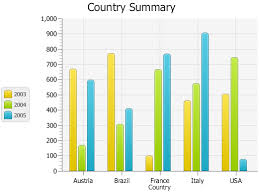
#> input picture classifier/Chart_classifier/thin bar/images (1).jpeg, 260 x 194 px
$ python -i Graph_Obj_Seg.py   (imports and definitions only)
#> lines starting #> are read from the running program, lines starting #| are printed output that depends on the picture; after the words box and inside, x2 and y2 are one past the last pixel; in counts of white or black regions, pixels touching at a corner belong together
import numpy as np
import cv2
import matplotlib.pyplot as plt
from Graph_Obj_Fill import color_fill


def inverte(imagem):
    imagem = (255-imagem)
    return imagem


def segment_img(img):
    # img = cv2.imread('/home/komaldadhich/Desktop/scatter_2_1_lg.png', cv2.IMREAD_UNCHANGED)
    # if alpha channel is having zero it represents no color
    if(img.shape[2]==4):
        img[img[:,:,3]==0] = [255,255,255,255]
        img = cv2.cvtColor(img, cv2.COLOR_RGBA2RGB)
    # t = cv2.resize(img, (650,500), interpolation = cv2.INTER_AREA)
    # cv2.imshow("Original Image ",t)

    gray = cv2.cvtColor(img,cv2.COLOR_BGR2GRAY)
    gray = cv2.equalizeHist(gray)

    ret, thresh = cv2.threshold(gray,0,255,cv2.THRESH_BINARY_INV+cv2.THRESH_OTSU)
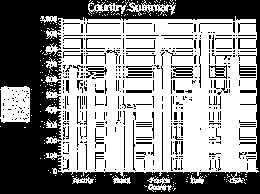
#> thresh: shape (194, 260); 55.9% white; 474 black regions (410 under 20 px), largest, box (x1, y1, x2, y2) and area: (0, 0, 260, 194) 17475, (171, 65, 193, 79) 166, (239, 64, 256, 76) 123
#> ret = 143
    l=list(np.ravel(thresh))
#> l = 50440 items

    # to create a threshold with white background
    # if(l.count(0)<(len(l)-l.count(0))):
    #     thresh = 255 - thresh
    #     img = 255 - img

    kernel = np.ones((3,3),np.uint8)
    l=list(np.ravel(thresh))
    # if((1-(l.count(0)/len(l)))<=0.2) :
    #     thresh = color_fill(img)
    #     print("Filled hollow objects......!")

    thresh= cv2.morphologyEx(thresh,cv2.MORPH_OPEN,kernel, iterations = 2)
#> thresh: shape (194, 260); 39.1% white; 41 white regions, largest, box (x1, y1, x2, y2) and area: (174, 24, 257, 172) 6289, (83, 53, 124, 172) 3088, (124, 53, 171, 172) 2265

    # sure background area
    sure_bg = cv2.dilate(thresh,kernel,iterations=3)
#> sure_bg: shape (194, 260); 59.6% white; 16 black regions (8 under 20 px), largest, box (x1, y1, x2, y2) and area: (0, 0, 260, 194) 19321, (118, 51, 152, 88) 317, (212, 91, 218, 125) 200

    # Finding sure foreground area
    dist_transform = cv2.distanceTransform(thresh,cv2.DIST_L2,5)
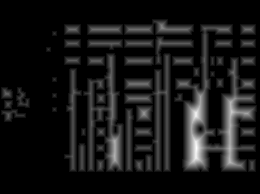
#> dist_transform: shape (194, 260) float32; min 0, max 13.98, mean 1.25; drawn with min black and max white
    l=list(np.ravel(dist_transform.astype(np.uint8)))
    dict={}
    for i in np.unique(l):
        dict.update({i:l.count(i)})
#> this loop made 14 passes
#> after the loop, dict = 14 items
    t_min=(sorted(dict.items(), key=lambda x: (x[1],x[0]), reverse=True))[int(0.25*len(dict))][0]
#> t_min = 3
    t_max=(sorted(dict.items(), key=lambda x: (x[1],x[0]), reverse=True))[int(0.5*len(dict))][0]
#> t_max = 7
    [h,w] = dist_transform.shape
#> h = 194; w = 260
    # ret, thre1 = cv2.threshold(dist_transform,t_min,255,0)
    thre1=np.zeros((h,w), dtype=np.uint8)
    for i in range(h) :
        for j in range(w) :
            x=t_max
            a=i-2
            b=i+3
            c=j-2
            d=j+3
            if(i<2):
                a=0
            if(j<3):
                c=0
            if(i>h-2):
                b=h
            if(j>w-3):
                d=w
            if(np.amax(dist_transform[a:b,c:d])>t_min and np.amax(dist_transform[a:b,c:d])<t_max ):
                x=np.amax(dist_transform[a:b,c:d])
            if dist_transform[i,j] < x:
                thre1[i,j]=int(0)#black
            else:
                thre1[i,j]=int(255)#white
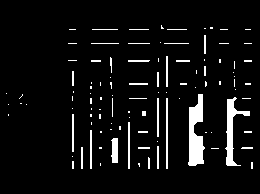
#> thre1: shape (194, 260); 6% white; 103 white regions (72 under 20 px), largest, box (x1, y1, x2, y2) and area: (188, 94, 205, 166) 783, (225, 97, 250, 166) 532, (111, 138, 118, 163) 152
    # Finding unknown region
    sure_fg = thre1.astype(np.uint8)
    sure_fg_inv = inverte(sure_fg)
    sure_bg_inv = inverte(sure_bg)
    # [7 lines of commented-out code are left out]

    unknown = cv2.subtract(sure_bg,sure_fg)
#> unknown: shape (194, 260); 53.6% white; 119 black regions (80 under 20 px), largest, box (x1, y1, x2, y2) and area: (0, 0, 260, 194) 19321, (188, 94, 205, 166) 783, (225, 97, 250, 166) 532
    # Marker labelling
    ret, markers = cv2.connectedComponents(sure_fg)
#> markers: shape (194, 260) int32; 104 distinct labels, from 0 to 103
#> ret = 104
    # Add one to all labels so that sure background is not 0, but 1
    markers = markers+1
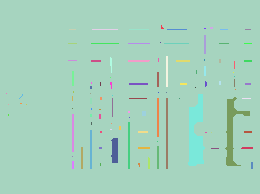
#> markers: shape (194, 260) int32; 104 distinct labels, from 1 to 104; one colour per label, 0 black
    # Now, mark the region of unknown with zero
    markers[unknown==255] = 0
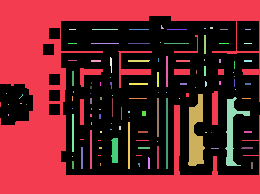
#> markers: shape (194, 260) int32; 105 distinct labels, from 0 to 104; one colour per label, 0 black
    markers = cv2.watershed(img,markers)
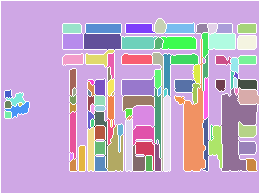
#> markers: shape (194, 260) int32; 106 distinct labels, from -1 to 104; one colour per label, 0 black, -1 white
    # img[markers == -1] = [255,0,0]
    img[markers == 1] = [255,255,255]
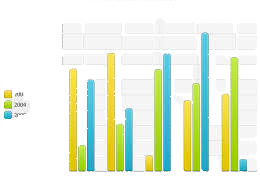
#> img: shape (194, 260, 3); mean R, G, B 233.3, 241.6, 224.7
    # img = cv2.resize(img, (650,500), interpolation = cv2.INTER_AREA)
    # cv2.imshow("Segmented Result",img)
    # cv2.imshow("seg img",img)
    cv2.imwrite("seg.png", img)
    print("Segmentation Done....!")
    return img
    # cv2.waitKey(0)

>>> import cv2
>>> picture = cv2.cvtColor(cv2.imread('../../classifier/Chart_classifier/thin bar/images (1).jpeg'), cv2.COLOR_BGR2RGB)
>>> result = segment_img(picture)

$ run again, on classifier/Chart_classifier/thin bar/images.jpeg
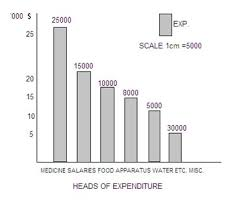
#> input picture classifier/Chart_classifier/thin bar/images.jpeg, 239 x 211 px
#> in segment_img, `ret, thresh = cv2.threshold(gray,0,255,cv2.THRESH_BINARY_INV+cv2.THRES..`:
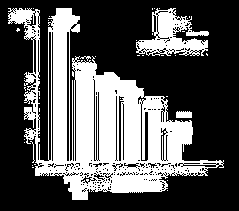
#> thresh: shape (211, 239); 34.5% white; 41 white regions (36 under 20 px), largest, box (x1, y1, x2, y2) and area: (8, 8, 224, 200) 15445, (136, 8, 209, 56) 1703, (176, 111, 192, 118) 103, (30, 141, 35, 163) 24, (80, 56, 91, 61) 21
#> in segment_img, `ret, thresh = cv2.threshold(gray,0,255,cv2.THRESH_BINARY_INV+cv2.THRES..`: ret = 88
#> l = 50429 items
#> sure_bg: shape (211, 239); 38.2% white; 6 white regions, box (x1, y1, x2, y2) and area: (32, 5, 203, 203) 16476, (136, 9, 206, 53) 1703, (8, 7, 35, 26) 455, (21, 104, 41, 123) 315, (25, 72, 37, 85) 155, (24, 91, 37, 103) 155
#> the loop in segment_img, `for i in np.unique(l):` made 11 passes
#> after the loop in segment_img, `for i in np.unique(l):`: dict = 11 items
#> t_min = 2
#> t_max = 5
#> imagem: shape (211, 239); 91.3% white; 39 black regions (30 under 20 px), largest, box (x1, y1, x2, y2) and area: (99, 76, 137, 160) 1453, (57, 12, 72, 161) 949, (79, 67, 91, 164) 877
#> unknown: shape (211, 239); 29.4% white; 6 white regions, box (x1, y1, x2, y2) and area: (32, 5, 203, 203) 12249, (136, 9, 206, 53) 1554, (8, 7, 35, 26) 439, (21, 104, 41, 123) 307, (25, 72, 37, 85) 150, (24, 91, 37, 103) 150
#> in segment_img, `ret, markers = cv2.connectedComponents(sure_fg)`: ret = 40
#> in segment_img, `img[markers == 1] = [255,255,255]`:
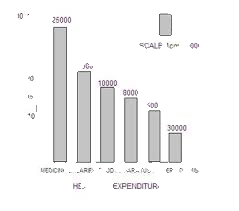
#> img: shape (211, 239, 3); mean R, G, B 243.1, 242.9, 243.1

$ run again, on classifier/Chart_classifier/thin bar/download (2).png
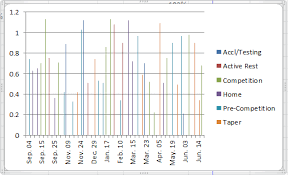
#> input picture classifier/Chart_classifier/thin bar/download (2).png, 288 x 175 px
#> in segment_img, `ret, thresh = cv2.threshold(gray,0,255,cv2.THRESH_BINARY_INV+cv2.THRES..`:
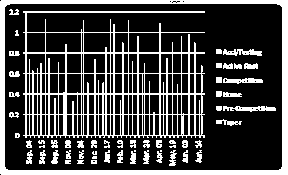
#> thresh: shape (175, 288); 26.6% white; 58 white regions (7 under 20 px), largest, box (x1, y1, x2, y2) and area: (23, 11, 205, 138) 6386, (0, 0, 288, 175) 4432, (223, 106, 276, 112) 203
#> in segment_img, `ret, thresh = cv2.threshold(gray,0,255,cv2.THRESH_BINARY_INV+cv2.THRES..`: ret = 68
#> l = 50400 items
#> sure_bg: shape (175, 288); 15.7% white; 8 white regions, largest, box (x1, y1, x2, y2) and area: (0, 0, 288, 175) 7010, (213, 74, 225, 86) 144, (213, 88, 225, 100) 143
#> the loop in segment_img, `for i in np.unique(l):` made 10 passes
#> after the loop in segment_img, `for i in np.unique(l):`: dict = 10 items
#> t_min = 2
#> t_max = 5
#> imagem: shape (175, 288); 97.9% white; 12 black regions (8 under 20 px), largest, box (x1, y1, x2, y2) and area: (5, 0, 288, 175) 651, (0, 5, 1, 170) 165, (12, 0, 167, 1) 155, (187, 0, 275, 1) 88
#> unknown: shape (175, 288); 13.6% white; 8 white regions, largest, box (x1, y1, x2, y2) and area: (0, 0, 286, 175) 5949, (213, 74, 225, 86) 140, (213, 88, 225, 100) 140
#> in segment_img, `ret, markers = cv2.connectedComponents(sure_fg)`: ret = 13
#> in segment_img, `img[markers == 1] = [255,255,255]`:
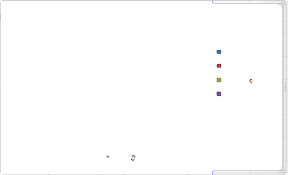
#> img: shape (175, 288, 3); mean R, G, B 253.2, 253.2, 253.3

$ run again, on classifier/Chart_classifier/thin bar/images (10).png
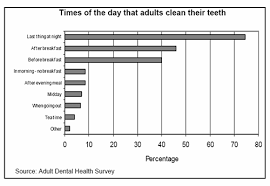
#> input picture classifier/Chart_classifier/thin bar/images (10).png, 270 x 186 px
#> picture is the input picture: shape (186, 270, 3); min 0, max 255, mean 233.9
#> in segment_img, `ret, thresh = cv2.threshold(gray,0,255,cv2.THRESH_BINARY_INV+cv2.THRES..`: ret = 48
#> l = 50220 items
#> sure_bg: shape (186, 270); 15.3% white; 10 white regions, largest, box (x1, y1, x2, y2) and area: (61, 31, 249, 135) 6354, (156, 154, 174, 165) 198, (91, 6, 104, 19) 166
#> the loop in segment_img, `for i in np.unique(l):` made 5 passes
#> after the loop in segment_img, `for i in np.unique(l):`: dict = {0: 46787, 1: 1248, 2: 1104, 3: 946, 4: 135}
#> t_min = 1
#> t_max = 2
#> imagem: shape (186, 270); 95.6% white; 18 black regions (6 under 20 px), largest, box (x1, y1, x2, y2) and area: (65, 35, 245, 39) 720, (65, 46, 176, 51) 555, (65, 58, 161, 62) 384
#> unknown: shape (186, 270); 11% white; 10 white regions, largest, box (x1, y1, x2, y2) and area: (61, 31, 249, 135) 4317, (156, 154, 174, 165) 168, (91, 6, 104, 19) 144
#> in segment_img, `ret, markers = cv2.connectedComponents(sure_fg)`: ret = 19
#> in segment_img, `img[markers == 1] = [255,255,255]`:
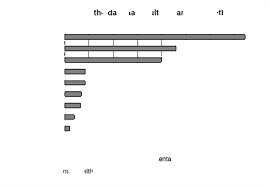
#> img: shape (186, 270, 3); min 0, max 255, mean 245.6
